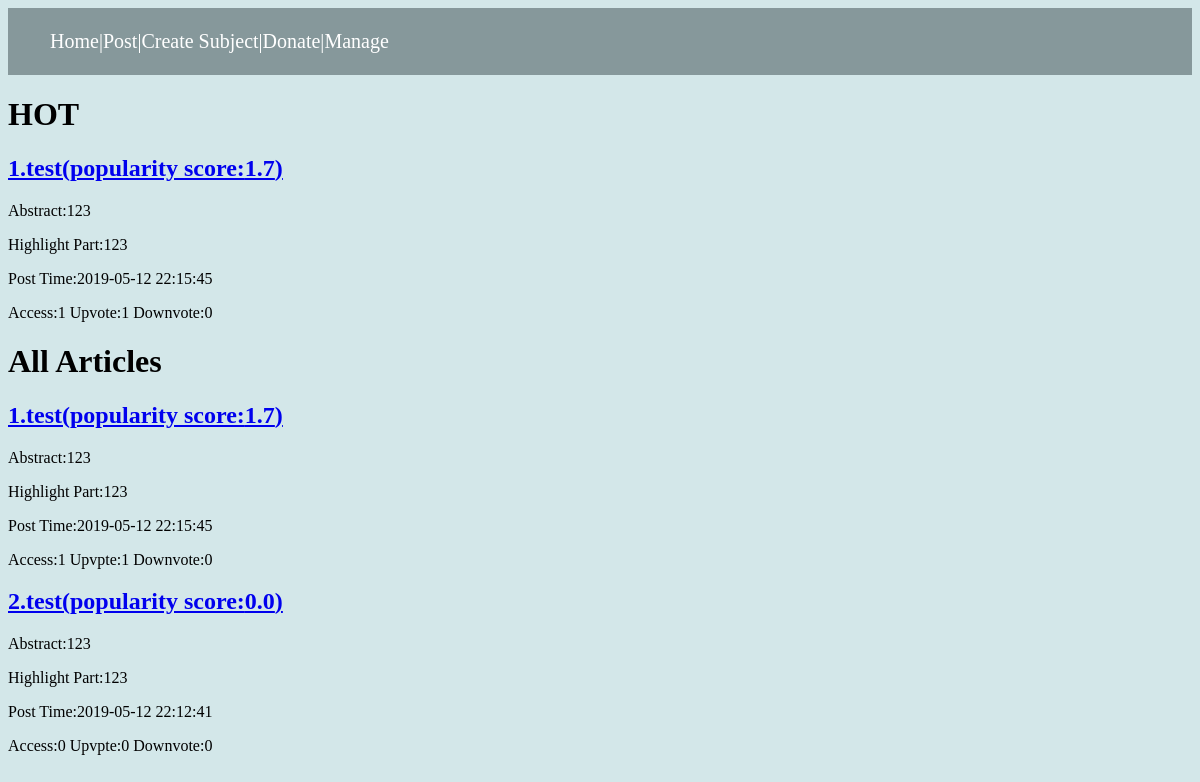
Screenshot of /subject/1 with the database file from the repository.
### model.py (models this page shows, shortened)
class Article(db.Model):
    __tablename__ = 'article'
    id = db.Column(db.Integer,primary_key=True)
    title = db.Column(db.Text)
    user_id = db.Column(db.Text,db.ForeignKey('user.id'))
    subject_id = db.Column(db.Integer,db.ForeignKey('subject.id'))
    abstract = db.Column(db.Text)
    highlight_part = db.Column(db.Text)
    postTime = db.Column(db.Text)
    accessNum = db.Column(db.Integer,default=0)
    commentNum = db.Column(db.Integer,default=0)
    upvoteNum = db.Column(db.Integer,default=0)
    downvoteNum = db.Column(db.Integer,default=0)
    hided = db.Column(db.Integer,default=0)
    dl_link = db.Column(db.Text)
    comments = db.relationship('Comment')
    user = db.relationship('User', lazy='subquery')

### app.py (the view)
@app.route('/subject/<subject_id>')
def subject(subject_id):
    subject = subjectService.find_by_id(subject_id)
    articles = articleService.find_by_subject(subject.id)
    articles.reverse()
    particles = []
    for article in articles:
        if article.hided == 1:
            articles.remove(article)
            continue
        article.score=articleService.calPopularity(article)
        if article.score>=0.3 :
            particles.append(article)
    particles.sort(key=lambda item: item.score, reverse=True)
    return render_template('subject.html',subject=subject,articles = articles,particles=particles)

### app.py (called while the page is built)
@app.before_request
def before_request():
    addr = request.remote_addr
    ip = ipService.find_ip_by_ip(addr)
    if ip is None:
        ip = IP(addr=addr, is_blocked=0)
        ipService.insert(ip)
    elif ip.is_blocked == 1:
        os.abort(403)

### services.py (called while the page is built)
    def find_by_id(self,id):
        subject = Subject.query.filter_by(id=id).first()
        return subject

    def calPopularity(self,article):
        return article.upvoteNum/max((article.upvoteNum+article.downvoteNum),1)*(article.accessNum*0.3+article.commentNum*0.7)

    def find_by_subject(self,subject_id):
        articles = Article.query.filter_by(subject_id=subject_id).all()
        return articles

    def find_ip_by_ip(self,addr):
        ip = IP.query.filter_by(addr=addr).first()
        return ip

### templates/subject.html (shortened to what this page needs)
{% extends "base.html" %}
{% block content %}
<div class="particles">
    <h1>HOT</h1>
{% for article in particles %}
          <h2><a href="/article/{{ article.id }}"> {{ loop.index }}.{{ article.title }}(popularity score:{{ article.score }})</a></h2>
            <p>Abstract:{{ article.abstract }}</p>
            <p>Highlight Part:{{ article.highlight_part }}</p>
            <p>Post Time:{{ article.postTime }}</p>
            <p>Access:{{ article.accessNum }} Upvote:{{ article.upvoteNum }} Downvote:{{ article.downvoteNum }}</p>
        {% endfor %}
</div>
<div class="articles">
    <h1>All Articles</h1>
        {% for article in articles %}
            <h2><a href="/article/{{ article.id }}"> {{ loop.index }}.{{ article.title }}(popularity score:{{ article.score }})</a></h2>
            <p>Abstract:{{ article.abstract }}</p>
            <p>Highlight Part:{{ article.highlight_part }}</p>
            <p>Post Time:{{ article.postTime }}</p>
            <p>Access:{{ article.accessNum }} Upvpte:{{ article.upvoteNum }} Downvote:{{ article.downvoteNum }}</p>
        {% endfor %}
 </div>
{% endblock %}

### rows the page displays
Article: title "test", score "1.7", abstract "123", highlight_part "123", postTime "2019-05-12 22:15:45", accessNum "1", upvoteNum "1", downvoteNum "0"
Article: title "test", score "0.0", abstract "123", highlight_part "123", postTime "2019-05-12 22:12:41", accessNum "0", upvoteNum "0", downvoteNum "0"
